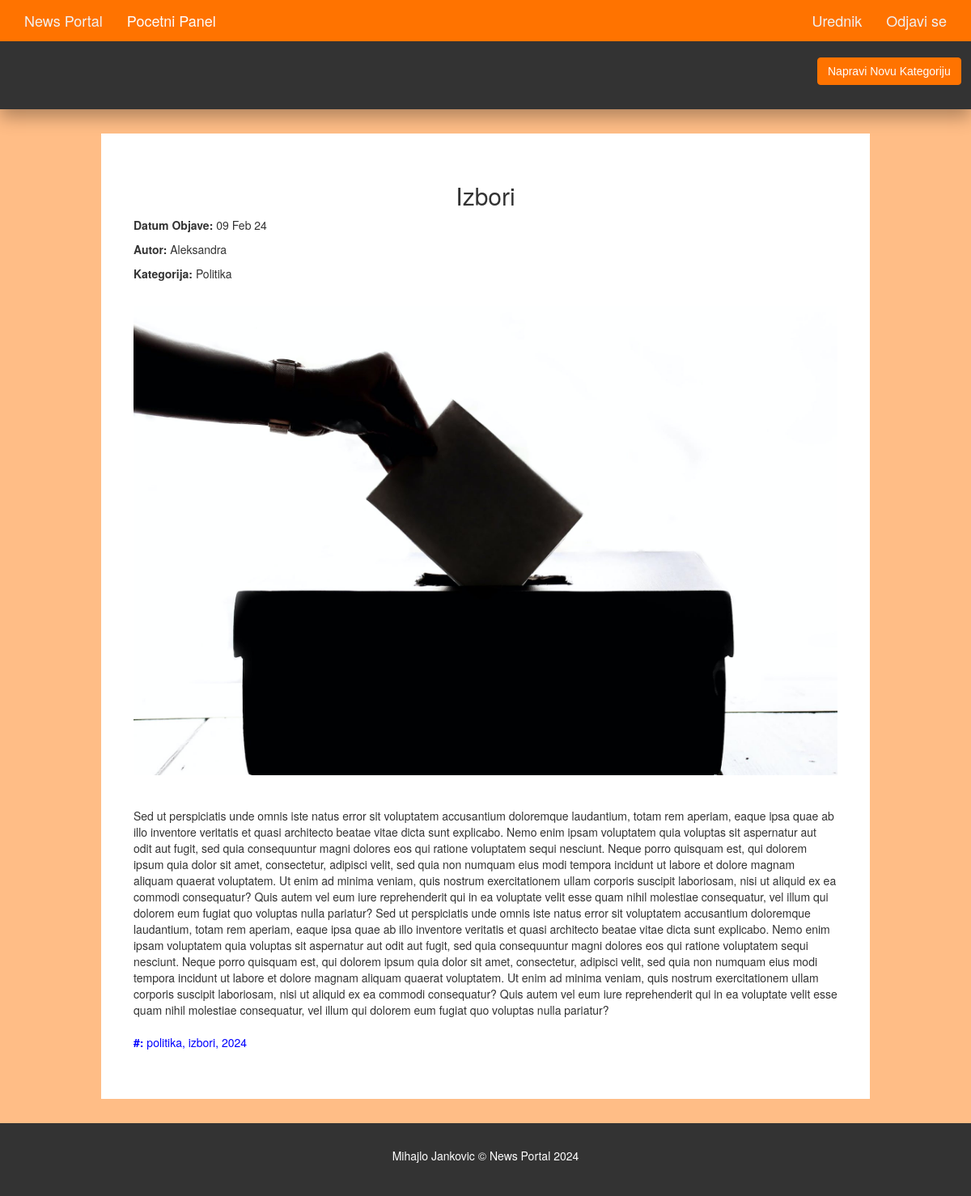
/admin/article-preview.php?id=3 (signed in), run on the app's committed database.
### tables this page shows
CREATE TABLE `article` (
  `article_id` int NOT NULL,
  `category_id` int NOT NULL,
  `author_id` int NOT NULL,
  `article_title` varchar(250) NOT NULL,
  `article_image` varchar(200) NOT NULL,
  `article_description` text NOT NULL,
  `article_date` date NOT NULL,
  `article_trend` tinyint NOT NULL,
  `article_active` tinyint NOT NULL,
  `likes` int DEFAULT '0',
  `article_hashtags` varchar(255) NOT NULL DEFAULT '',
  `dislikes` int DEFAULT '0'
);

CREATE TABLE `author` (
  `author_id` int NOT NULL,
  `author_name` varchar(35) NOT NULL,
  `author_password` varchar(100) NOT NULL,
  `author_email` varchar(45) NOT NULL,
  `category_id` int DEFAULT NULL
);

CREATE TABLE `category` (
  `category_id` int NOT NULL,
  `category_name` varchar(45) NOT NULL,
  `category_color` varchar(35) NOT NULL,
  `category_image` varchar(250) NOT NULL,
  `category_description` varchar(350) NOT NULL
);

### admin/article-preview.php (the view)
<?php
require('./includes/nav.inc.php');
if(isset($_GET['id'])) {
  $article_id = $_GET['id'];
  $sql = "SELECT article.*, author.author_name, category.category_name
          FROM article
          INNER JOIN author ON article.author_id = author.author_id
          INNER JOIN category ON article.category_id = category.category_id
          WHERE article_id = $article_id";
  $result = mysqli_query($con, $sql);
  if(mysqli_num_rows($result) > 0) {
    $row = mysqli_fetch_assoc($result);
    $article_title = $row['article_title'];
    $article_desc = $row['article_description'];
    $article_image = $row['article_image'];
    $article_author = $row['author_name'];
    $article_date = date("d M y", strtotime($row['article_date']));
    $article_category = $row['category_name'];
    $hashtags_sql = "SELECT hashtag_name FROM article_hashtag WHERE article_id = $article_id";
    $hashtags_result = mysqli_query($con, $hashtags_sql);
    $hashtags = [];
    while ($tag_row = mysqli_fetch_assoc($hashtags_result)) {
      $hashtags[] = $tag_row['hashtag_name'];
    }
    echo '
    <section id="main">
  <div class="container">
  <div class="col-md-1">
  </div>
    <div  style="background-color:white;padding:40px;" class="col-md-10">
      <h2 style="display: flex;justify-content:center;"margin:30px 0 !important;>'.$article_title.'</h2>
      <p><strong>Datum Objave: </strong>'.$article_date.'</p>
      <p><strong>Autor: </strong>'.$article_author.'</p>
      <p><strong>Kategorija: </strong>'.$article_category.'</p>
      <img style="max-width:100%;max-height:1200px;margin:20px 0;" src="../assets/images/articles/'.$article_image.'" />
      <p style="margin:20px 0;">'.$article_desc.'</p>
      <p style="margin:20px 0;color:blue;"><strong>#: </strong>'.implode(', ', $hashtags).'</p>
      </div>
      </div>
      </section>
    ';
  } else {
    echo '<p>Članak nije pronađen.</p>';
  }
} else {
  echo '<p>Članak nije odabran.</p>';
}
?>
<?php
require('./includes/footer.inc.php');
?>

### assets/css/partials/4-component.css (style rules this page uses)
.container { width: 100%; padding-right: 15px; padding-left: 15px; margin-right: auto; margin-left: auto; }

### assets/css/admin/style.css (style rules this page uses)
body { background: #ffbd86; }
#main { min-height: 70.5vh; }

### assets/css/partials/1-variables.css (style rules this page uses)
:root { --primary-color: #ff7300; --secondary-color: #f99500; --light-color: #f1f1f1; --dark-color: #50514f; --black-color: #333333; --tag-trend-color: #fa163f; --tag-yellow-color: #ffbe0b; --tag-purple-color: #8338ec; --tag-blue-color: #3a86ff; --tag-green-color: #00ff73; --tag-orange-color: #bb5700; --tag-pink-color: #ff0a54; --tag-brown-color: #663f3f; --tag-red-color: #ff0000; --tag-black-color: #000000; --tag-dark-color: #000083; --tag-mint-color: #00e8d1; --hover-color: #ee4444; --active-color: #b90615; --ts-vs: 0.56rem; --ts-sml: 0.8rem; --ts-md: 1.1rem; --ts-lg: 1.25rem; --hs-vs: 1.3rem; --hs-sml: 2rem; --hs-md: 2.5rem; --hs-lg: 3rem; --ff-monts: "Montserrat", sans-serif; --ff-nunito: "Nunito Sans", sans-serif; --ff-noto: "Noto Serif", serif; --ff-robo: "Roboto", sans-serif; --border-radius: 5px; }

### data on the page
article: article_title "Izbori", article_date "09 Feb 24", author.author_name "Aleksandra", category.category_name "Politika", article_image (picture), article_description "Sed ut perspiciatis unde omnis iste natus error sit voluptatem accusantium doloremque laudantium, totam rem aperiam, eaque ipsa quae ab illo inventore veritatis et quasi architecto beatae vitae dicta sunt explicabo. Nemo enim ipsam voluptatem quia voluptas sit aspernatur aut odit aut fugit, sed quia consequuntur magni dolores eos qui ratione voluptatem sequi nesciunt. Neque porro quisquam est, qui dolorem ipsum quia dolor sit amet, consectetur, adipisci velit, sed quia non numquam eius modi tempora incidunt ut labore et dolore magnam aliquam quaerat voluptatem. Ut enim ad minima veniam, quis nostrum exercitationem ullam corporis suscipit laboriosam, nisi ut aliquid ex ea commodi…"

### other printed values
$admin_name "Urednik"
implode(', ', $hashtags) "politika, izbori, 2024"
